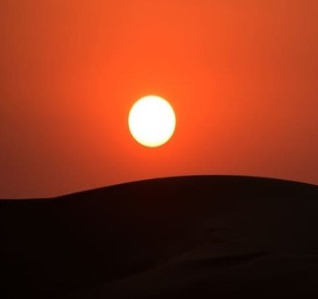
#> input picture Assignment-2/Q1/test/sun.jpg, 318 x 299 px
$ jupyter execute --allow-errors Q1_Jupyter.ipynb
#> lines starting #> are read from the running program, lines starting #| are printed output that depends on the picture; after the words box and inside, x2 and y2 are one past the last pixel; in counts of white or black regions, pixels touching at a corner belong together
#> in solution, image is the input picture: shape (299, 318, 3); mean B, G, R 26.6, 51.1, 135.7
[cell 1]
import cv2
import numpy as np
import matplotlib.pyplot as plt

[cell 2]
def show_image(image):
    image_rgb = cv2.cvtColor(image, cv2.COLOR_BGR2RGB)
    fig = plt.figure(frameon=False)
    plt.imshow(image_rgb)
    plt.axis('off')
    plt.tight_layout()
    plt.show()

[cell 3]
def Threshold_hsv(image):
    hsv = cv2.cvtColor(image, cv2.COLOR_BGR2HSV)
    lower_lava = np.array([0,100,100])
    upper_lava = np.array([50,255,255])
    mask = cv2.inRange(hsv, lower_lava, upper_lava)
    _, mask2 = cv2.threshold(mask, 0, 255, cv2.THRESH_BINARY+cv2.THRESH_OTSU)

    return mask2

def Closing(mask):
    kernel = cv2.getStructuringElement(cv2.MORPH_RECT, (10,10))
    closed_mask = cv2.morphologyEx(mask, cv2.MORPH_CLOSE, kernel)

    return closed_mask

def poly_enclose(closed_mask):
    contours, _ = cv2.findContours(closed_mask, cv2.RETR_EXTERNAL, cv2.CHAIN_APPROX_SIMPLE)
    largest_contour = max(contours, key=cv2.contourArea)
    epsilon = 0.0009 * cv2.arcLength(largest_contour, True)
    enc_poly = cv2.approxPolyDP(largest_contour, epsilon, True)

    return enc_poly

def show_contour(img, contour):
    ((x, y), radius) = cv2.minEnclosingCircle(contour)
    cv2.circle(img, (int(x), int(y)), int(radius), (0, 255, 0), 2)
    show_image(img)

def find_sun(img):
    gray = cv2.cvtColor(img, cv2.COLOR_BGR2GRAY)
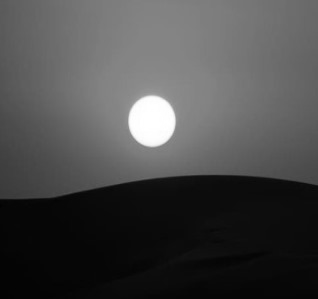
#> gray: shape (299, 318); min 2, max 255, mean 73.6
    blurred = cv2.GaussianBlur(gray, (15, 15), 0)

    (minVal, maxVal, minLoc, maxLoc) = cv2.minMaxLoc(blurred)
#> minVal = 3; maxVal = 255; minLoc = (0, 290); maxLoc = (149, 106)
    if(maxVal < 230):
        return 0

    _, thresholded = cv2.threshold(blurred, maxVal-1, 255, cv2.THRESH_BINARY)
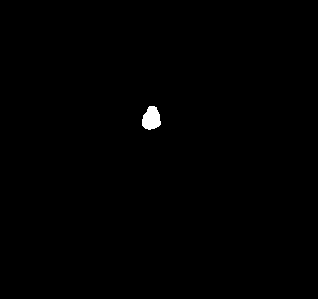
#> thresholded: shape (299, 318); 0.36% white; 1 white region, box (x1, y1, x2, y2) and area: (142, 106, 161, 130) 339

    thresholded = cv2.erode(thresholded, None, iterations=2)
#> thresholded: shape (299, 318); 0.19% white; 1 white region, box (x1, y1, x2, y2) and area: (144, 108, 158, 127) 184
    thresholded = cv2.dilate(thresholded, None, iterations=4)
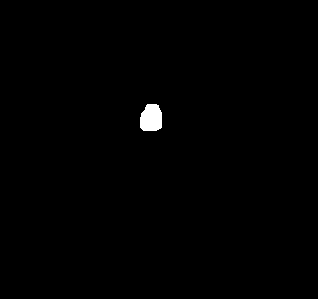
#> thresholded: shape (299, 318); 0.54% white; 1 white region

    contours, _ = cv2.findContours(thresholded.copy(), cv2.RETR_EXTERNAL, cv2.CHAIN_APPROX_SIMPLE)
#> contours = 1 contour; box (x1, y1, x2, y2) and area: (140, 104, 162, 131) 472
    if(len(contours) == 0):
        return 0

    # print(maxVal, '#########################')
    largest_contour = max(contours, key=cv2.contourArea)
#> largest_contour = contour of 25 points, box (x1, y1, x2, y2) (140, 104, 162, 131), area 472

    if(cv2.contourArea(largest_contour) < 270):
        return 0
    # print(cv2.contourArea(largest_contour), '////////////////')
    # show_contour(img.copy(), largest_contour)

    return 1

[cell 4]
def solution(image_path):
    image = cv2.imread(image_path)
    show_image(image)
    if(find_sun(image) == 1):
        return np.zeros_like(image)
    mask = Threshold_hsv(image)

    closed_mask=Closing(mask)

    enc_poly = poly_enclose(closed_mask)

    # Create a mask with the polygon
    polygon_mask = np.zeros_like(closed_mask)
    cv2.drawContours(polygon_mask, [enc_poly], -1, 255, thickness=cv2.FILLED)
    ret=cv2.cvtColor(polygon_mask,cv2.COLOR_GRAY2RGB)

    ######################################################################
    return ret

[cell 5]
show_image(solution('test/sun.jpg'))
#> in show_image (call 2), `image_rgb = cv2.cvtColor(image, cv2.COLOR_BGR2RGB)`: image_rgb: shape (299, 318, 3); every value is 0

#> (a cell that did not finish here is left out)


[cell 7]
show_image(solution('test/lava20.jpg'))
#> call 3 of solution, with image_path = 'test/lava20.jpg'
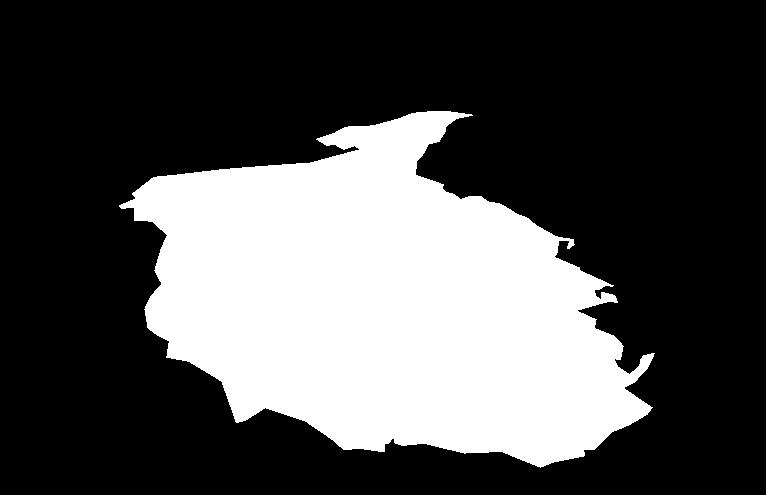
#> input picture Assignment-2/Q1/ground truth/lava20.jpg, 766 x 495 px, found by its file name
#> in solution, image is the input picture: shape (495, 766, 3); min 0, max 255, mean 78.5
#> in find_sun (call 2), `blurred = cv2.GaussianBlur(gray, (15, 15), 0)`:
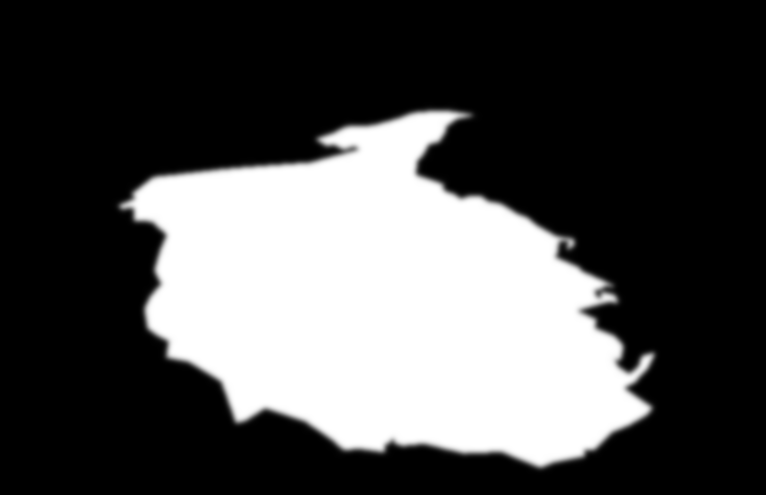
#> blurred: shape (495, 766); min 0, max 255, mean 78.5
#> in find_sun (call 2), `(minVal, maxVal, minLoc, maxLoc) = cv2.minMaxLoc(blurred)`: minVal = 0; minLoc = (0, 0); maxLoc = (427, 118)
#> in find_sun (call 2), `_, thresholded = cv2.threshold(blurred, maxVal-1, 255, cv2.THRESH_BINA..`: thresholded: shape (495, 766); 27% white; 1 white region, box (x1, y1, x2, y2) and area: (140, 118, 638, 459) 102418
#> in find_sun (call 2), `thresholded = cv2.erode(thresholded, None, iterations=2)`: thresholded: shape (495, 766); 26% white; 1 white region, box (x1, y1, x2, y2) and area: (142, 120, 635, 456) 98521
#> in find_sun (call 2), `thresholded = cv2.dilate(thresholded, None, iterations=4)`:
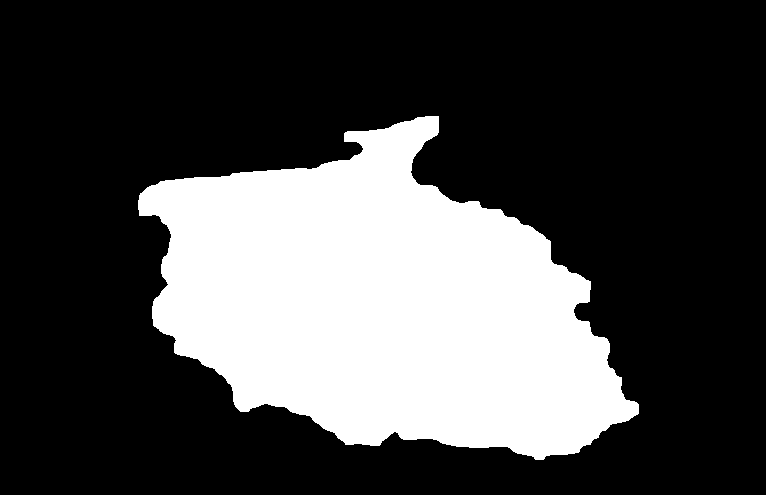
#> thresholded: shape (495, 766); 28% white; 1 white region
#> in find_sun (call 2), `contours, _ = cv2.findContours(thresholded.copy(), cv2.RETR_EXTERNAL, ..`: contours = 1 contour; box (x1, y1, x2, y2) and area: (138, 116, 639, 460) 105478
#> in find_sun (call 2), `largest_contour = max(contours, key=cv2.contourArea)`: largest_contour = contour of 608 points, box (x1, y1, x2, y2) (138, 116, 639, 460), area 105478
#> in show_image (call 5), `image_rgb = cv2.cvtColor(image, cv2.COLOR_BGR2RGB)`: image_rgb: shape (495, 766, 3); every value is 0

[cell 8]
show_image(solution('test/lava21.jpg'))
#> call 4 of solution, with image_path = 'test/lava21.jpg'
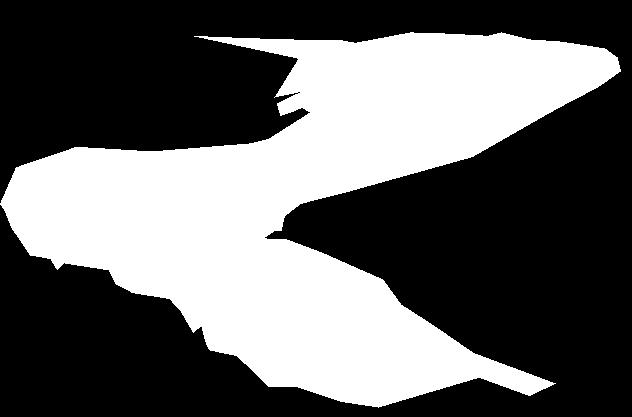
#> input picture Assignment-2/Q1/ground truth/lava21.jpg, 632 x 417 px, found by its file name
#> in solution, image is the input picture: shape (417, 632, 3); min 0, max 255, mean 100.3
#> in find_sun (call 3), `blurred = cv2.GaussianBlur(gray, (15, 15), 0)`:
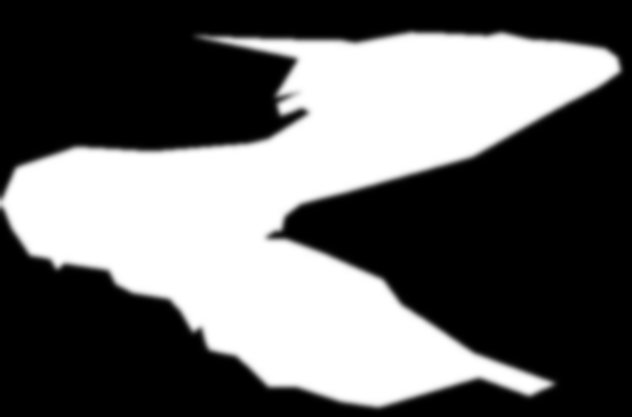
#> blurred: shape (417, 632); min 0, max 255, mean 100.4
#> in find_sun (call 3), `(minVal, maxVal, minLoc, maxLoc) = cv2.minMaxLoc(blurred)`: maxLoc = (417, 40)
#> in find_sun (call 3), `_, thresholded = cv2.threshold(blurred, maxVal-1, 255, cv2.THRESH_BINA..`: thresholded: shape (417, 632); 32.3% white; 1 white region, box (x1, y1, x2, y2) and area: (10, 40, 612, 397) 85044
#> in find_sun (call 3), `thresholded = cv2.erode(thresholded, None, iterations=2)`:
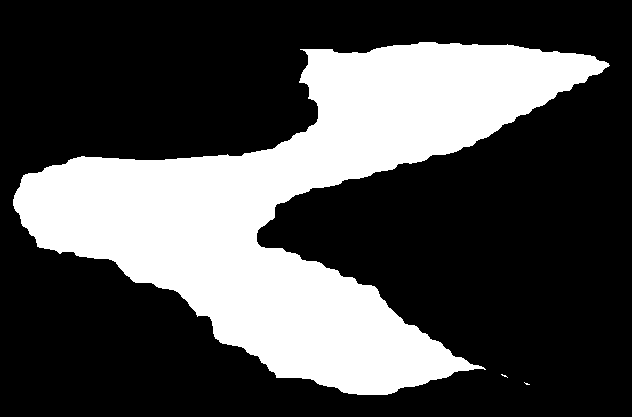
#> thresholded: shape (417, 632); 30.3% white; 3 white regions (2 under 20 px), largest, box (x1, y1, x2, y2) and area: (13, 42, 610, 395) 79835
#> in find_sun (call 3), `thresholded = cv2.dilate(thresholded, None, iterations=4)`:
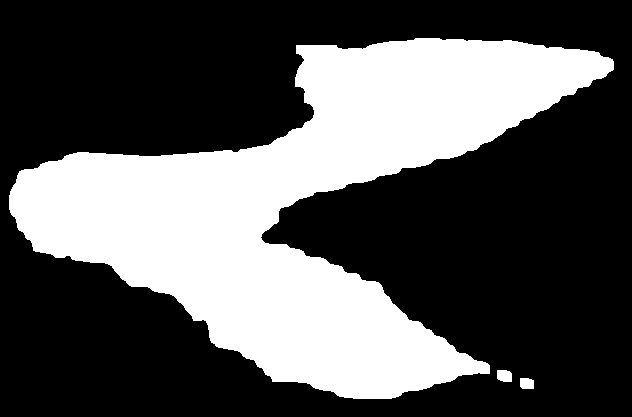
#> thresholded: shape (417, 632); 34.2% white; 3 white regions
#> in find_sun (call 3), `contours, _ = cv2.findContours(thresholded.copy(), cv2.RETR_EXTERNAL, ..`: contours = 3 contours; box (x1, y1, x2, y2) and area: (9, 38, 614, 399) 88746, (497, 370, 512, 382) 139, (520, 378, 534, 389) 122
#> in find_sun (call 3), `largest_contour = max(contours, key=cv2.contourArea)`: largest_contour = contour of 764 points, box (x1, y1, x2, y2) (9, 38, 614, 399), area 88746
#> in show_image (call 7), `image_rgb = cv2.cvtColor(image, cv2.COLOR_BGR2RGB)`: image_rgb: shape (417, 632, 3); every value is 0
